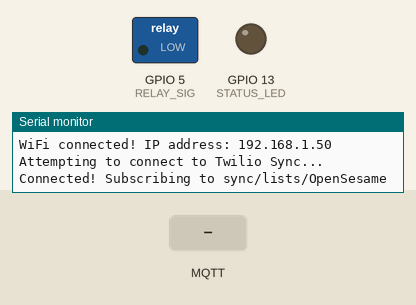
The sketch below on a simulated ESP8266 (NodeMCU). Shown: switched loads named in the sketch (green lamp = pin HIGH), output pins drawn as LEDs (lit = HIGH), the last lines printed to the serial monitor. The test bench sets the inputs (shaded band). WiFi joins after 1.5 s; servers stay silent unless stated; no MQTT or app messages arrive unless stated.

Above: at 3.2 s.
3.3 s: MQTT message "1" arrives on the first subscribed topic
At 4.1 s:
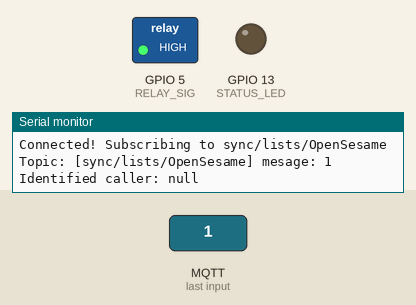
5.8 s: MQTT message "on" arrives on the first subscribed topic
At 7.05 s:
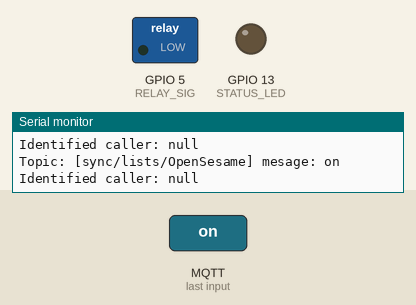
7.3 s: MQTT message "off" arrives on the first subscribed topic
At 8.1 s:
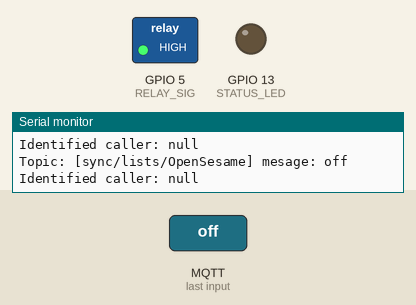
Timing chart, 0 to 10.3 s (numbered marks = the images above; inputs shaded):
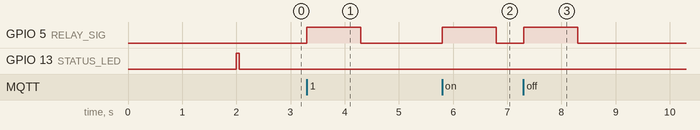

The sketch:

sync-esp8266.ino
```cpp
#include "ESP8266WiFi.h"
#include "WiFiClientSecure.h"

#include <PubSubClient.h>
#include <ArduinoJson.h>

/*
 * Itead Sonoff DEV blue LED is on GPIO13
 * Wio Link blue LED is on GPIO2
 */
#define STATUS_LED 13

/*
 * Itead Sonoff DEV Grove power enable is on GPIO16
 * Wio Link Grove power enable is on GPIO15
 */
#define GROVE_POWER 16

/*
 * Assume that Grove relay output is on GPIO5
 */
#define RELAY_SIG 5

/*
 * WiFi Setings
 *
 * Provide according to your network configuration.
 */
const char* wifiSsid = "YOUR_WIFI_SSID";
const char* wifiPassword = "YOUR_WIFI_PASSWORD";

/*
 * Sync Settings
 *
 * Enter a Sync for IoT Key & Secret.
 * Provide the MQTT topic with the Sync List unique name populated by
 * the Studio workflow.
 */
const char* syncDeviceKey = "YOUR_DEVICE_KEY";
const char* syncDeviceSecret = "YOUR_DEVICE_SECRET";
const char* syncTopic = "sync/lists/OpenSesame";

/*
 * Sync server and MQTT setup; you probably don't have to change these.
 */
const char* mqttServer = "mqtt-sync.us1.twilio.com";
const char* mqttClientId = "GarageDoorOpener";
const uint16_t mqttPort = 8883;
const uint16_t maxPacketSize = 512;

void topicCallback(char*, byte*, unsigned int);
WiFiClientSecure espClient;
PubSubClient client(mqttServer, mqttPort, topicCallback, espClient);

/*
 * Our Sync for IoT message handling callback. This is passed as a
 * callback function when we subscribe to the list, and any new messages will
 * appear here.
 */
void topicCallback(char* topic, byte* payload, unsigned int length)
{
        std::unique_ptr<char []> msg(new char[length+1]());
        memcpy(msg.get(), payload, length);

        Serial.print("Topic: [");
        Serial.print(topic);
        Serial.print("] mesage: ");
        Serial.println(msg.get());

        StaticJsonBuffer<maxPacketSize> jsonBuffer;
        JsonObject& root = jsonBuffer.parseObject(msg.get());
        String caller = root["caller"];

        if (caller.length() > 0) {
            Serial.print("Identified caller: ");
            Serial.println(caller.c_str());
            digitalWrite(RELAY_SIG, HIGH);
            delay(1000);
            digitalWrite(RELAY_SIG, LOW);
        }
}

/*
 * This function connects to Sync via MQTT. We connect using the key, password, and
 * device name defined as constants above, and immediately check the server's
 * certificate fingerprint (if desired).
 *
 * If everything works, we subscribe to the document topic and return.
 */
void connectMqtt()
{
        while (!client.connected()) {
                Serial.println("Attempting to connect to Twilio Sync...");
                if (client.connect(mqttClientId, syncDeviceKey, syncDeviceSecret)) {
                        Serial.print("Connected! Subscribing to ");
                        Serial.println(syncTopic);
                        client.subscribe(syncTopic);
                        digitalWrite(STATUS_LED, LOW);
                } else {
                        digitalWrite(STATUS_LED, HIGH);
                        Serial.print("failed, rc=");
                        Serial.print(client.state());
                        delay(10000);
                }
        }
}

/*
 * During setup, we configure our LED for output, and start blinking it while connecting to WiFi.
 */
void setup()
{
        pinMode(STATUS_LED, OUTPUT);
        digitalWrite(STATUS_LED, HIGH);

        pinMode(GROVE_POWER, OUTPUT);
        digitalWrite(GROVE_POWER, LOW);

        pinMode(RELAY_SIG, OUTPUT);
        digitalWrite(RELAY_SIG, LOW);

        Serial.begin(115200);
        WiFi.begin(wifiSsid, wifiPassword);

        while (WiFi.status() != WL_CONNECTED) {
                digitalWrite(STATUS_LED, LOW);
                delay(1000);
                digitalWrite(STATUS_LED, HIGH);
                Serial.print(".");
        }

        randomSeed(micros());

        Serial.print("\nWiFi connected! IP address: ");
        Serial.println(WiFi.localIP());
}

/*
 * Our loop constantly checks we are still connected. On disconnects we try again.
 */
void loop()
{
        if (!client.connected()) {
                connectMqtt();
        }
        client.loop();
}
```

Measured:
- after the input at 3.3 s, GPIO 5 (RELAY_SIG): LOW → HIGH at once, → LOW 1.0 s later
- after the input at 5.8 s, GPIO 5 (RELAY_SIG): LOW → HIGH at once, → LOW 1.0 s later
- after the input at 7.3 s, GPIO 5 (RELAY_SIG): LOW → HIGH at once, → LOW 1.0 s later
